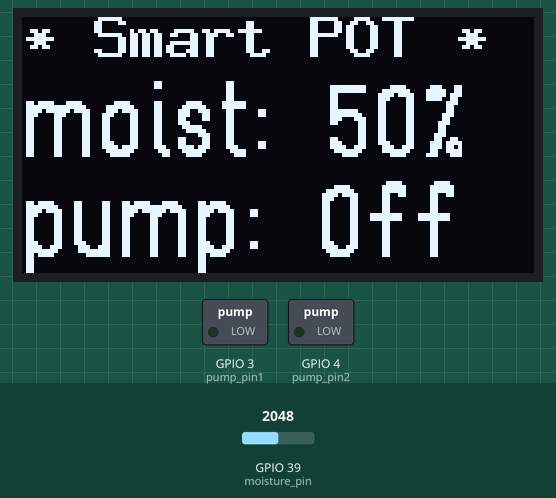
The sketch below on a simulated ESP32. Parts: 128×64 one-colour display, switched loads named in the sketch (green lamp = pin HIGH). Inputs (shaded band) come from the test bench; at power-on: GPIO 39 (moisture_pin) = 2048. What the sketch prints to the serial monitor is not drawn.

Above: at 1.3 s.
1.4 s: GPIO 39 (moisture_pin) set to 2864
At 2.4 s:
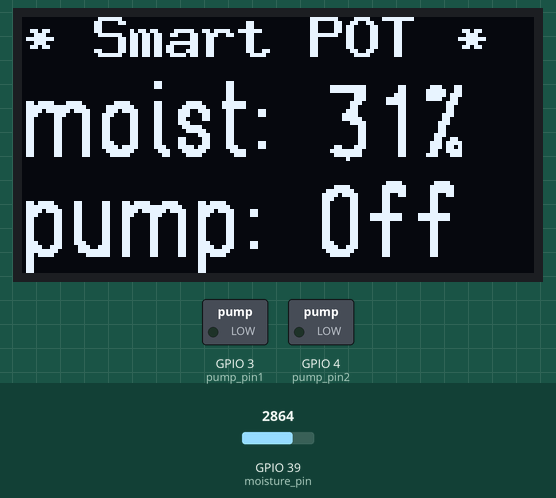
3.1 s: GPIO 39 (moisture_pin) set to 2943
At 4.1 s:
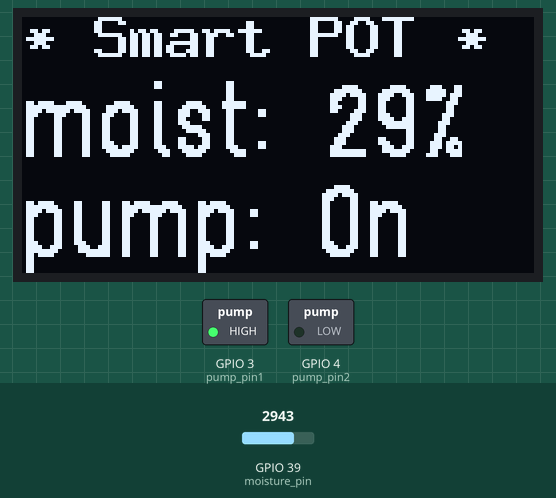
4.7 s: GPIO 39 (moisture_pin) set to 3603
At 5.7 s:
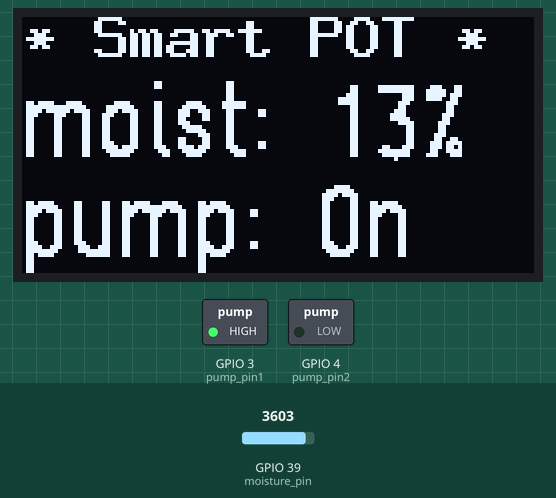
6.2 s: GPIO 39 (moisture_pin) set to 2866
At 7.4 s:
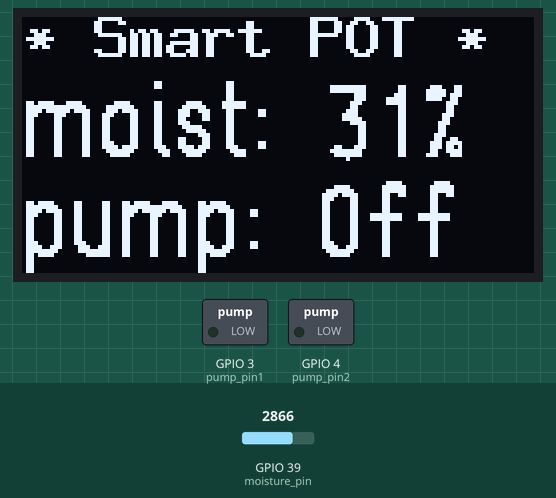
Timing chart, 0 to 8.8 s (numbered marks = the images above; inputs shaded):
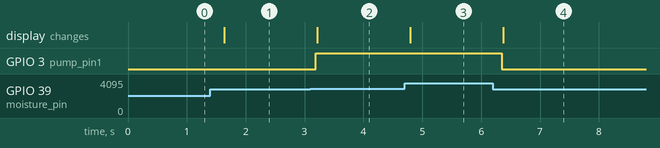

Measured:
- the behaviour switches between 2907 and 2908 on GPIO 39 (moisture_pin) (found by bisection; images 1 and 2)
- after the input at 1.4 s, the display: changes after 0.24 s (image 1)
- after the input at 3.1 s, GPIO 3 (pump_pin1): LOW → HIGH after 0.09 s; the display: changes after 0.12 s (image 2)
- after the input at 4.7 s, the display: changes after 0.10 s (image 3)
- after the input at 6.2 s, GPIO 3 (pump_pin1): HIGH → LOW after 0.15 s; the display: changes after 0.18 s (image 4)

The sketch:

SmartPot_Basic.ino
```cpp
// (licence header left out)
// OLED 제어를 위한 라이브러리 불러오기
#include "oled_u8g2.h"
OLED_U8G2 oled;

//-----------------------------------------------------------------------------------------
// ETBoard 핀번호 설정
//-----------------------------------------------------------------------------------------
#include "pins_arduino.h"                          // support arduino uno with ET-Upboard

const int moisture_pin = A3;                       // 토양 수분 측정 센서

const int pump_pin1 = D2;                          // 워터 펌프 작동 핀 (pump-L)
const int pump_pin2 = D3;                          // 워터 펌프 작동 핀 (pump-L)

const int moist_threshold = 30;                    // 토양 수분 임계치 (%)


//=========================================================================================
void setup()
//=========================================================================================
{
    Serial.begin(115200);                          // 시리얼통신 준비
    oled.setup();                                  // OLED 셋업

    pinMode(pump_pin1, OUTPUT);                    // 워터 펌프 출력 모드 설정
    pinMode(pump_pin2, OUTPUT);                    // 워터 펌프 출력 모드 설정

    pinMode(SDA, INPUT);                           // OLED 입력 모드 설정
    pinMode(SCL, INPUT);                           // OLED 입력 모드 설정
}


//=========================================================================================
void loop()
//=========================================================================================
{
    char pump_state[5] = "";                       // 워터 펌프 상태 초기화

    //-------------------------------------------------------------------------------------
    // 토양수분 센서로 토양 수분값 구하기
    //-------------------------------------------------------------------------------------
    int moisture_value = map(analogRead(moisture_pin), 0, 4095, 100, 0); // 토양수분 %변환

    Serial.print("토양 수분 센서값 : ");
    Serial.println(moisture_value);

    //-------------------------------------------------------------------------------------
    // 토양수분이 값에 따라 워터 펌프의 작동 제어하기
    //-------------------------------------------------------------------------------------
    if (moisture_value < moist_threshold) {        // 토양수분 값이 moist_threshold 미만이면
        digitalWrite(pump_pin1, HIGH);             // 워터펌프 작동
        digitalWrite(pump_pin2, LOW);
        strcpy(pump_state, "On");                  // 워터 펌프 상태 On
    }
    else {
        digitalWrite(pump_pin1, LOW);              // 워터 펌프 작동 멈춤
        digitalWrite(pump_pin2, LOW);
        strcpy(pump_state, "Off");                 // 워터 펌프 상태 Off
    }

    Serial.print("모터 상태 : ");
    Serial.println(pump_state);
    Serial.println("---------------------");

    //-------------------------------------------------------------------------------------
    // OLED 텍스트 표시
    //-------------------------------------------------------------------------------------
    char text1[32] = "moist: ";                    // text1 수분값 표시
    char value1[32];
    String str1 = String(moisture_value, DEC);
    str1.toCharArray(value1, 6);
    strcat(text1, value1);
    strcat(text1, "%");

    char text2[32] = "pump: ";                     // text2 워터펌프 상태 표시
    strcat(text2, pump_state);

    oled.setLine(1,"* Smart POT *");               // OLED 첫 번째 줄 : 시스템 이름
    oled.setLine(2, text1);                        // OLED 두 번째 줄 : 토양 수분 측정값
    oled.setLine(3, text2);                        // OLED 세 번째 줄 : 모터 작동 상태
    oled.display();

    delay(500);
}

//=========================================================================================
//
// (주)한국공학기술연구원 http://et.ketri.re.kr
//
//=========================================================================================
```

oled_u8g2.cpp
```cpp
/**********************************************************************************
 * Author : SCS
 * Date : 2018.09.30
 * Description : SSD1306 OLED Display
 * Reference: FontUsage.ino in u8g2 examples
 * Modified     : 2022.10.03 : SCS : support arduino uno with ET-Upboard
 **********************************************************************************/

#include "oled_u8g2.h"

#include <Arduino.h>

#include <U8g2lib.h>

#ifdef U8X8_HAVE_HW_SPI
#include <SPI.h>
#endif
#ifdef U8X8_HAVE_HW_I2C
#include <Wire.h>
#endif

// 2018.09.05 : SCS
// U8g2 Contructor (Frame Buffer)
#if defined(ARDUINO_AVR_UNO)
  // Slow
  U8G2_SSD1306_128X64_NONAME_F_SW_I2C u8g2(U8G2_R0, /* clock=*/ A0, /* data=*/ A1, /* reset=*/ U8X8_PIN_NONE);
#elif defined(ESP32)
  // Fast
  U8G2_SSD1306_128X64_NONAME_F_HW_I2C u8g2(U8G2_R0, /* reset=*/ U8X8_PIN_NONE);
#else
  #error "Unknown board"
#endif
// End of constructor

//=================================================================================
OLED_U8G2::OLED_U8G2()
//=================================================================================
{
	lineString[0] = "";
	lineString[1] = "";
	lineString[2] = "";
}

//=================================================================================
void OLED_U8G2::setup(void)
	//=================================================================================
{
  u8g2.begin();
  u8g2.clearBuffer();          // clear the internal memory
}

//=================================================================================
void OLED_U8G2::setLine(int line, char* buffer)
//=================================================================================
{
  if (line < 1 || line > 3) return;
  lineString[line - 1] = buffer;
}

//=================================================================================
void OLED_U8G2::display()
//=================================================================================
{
	// Clear
  u8g2.clearBuffer();          // clear the internal memory

  // First line
  u8g2.setFont(u8g2_font_9x15B_tf);

  u8g2.setCursor(0,10);
  u8g2.print(lineString[0]);

  // Second line
  u8g2.setFont(u8g2_font_logisoso18_tf );

  u8g2.setCursor(0,35);
  u8g2.print(lineString[1]);

  // Third line
  u8g2.setCursor(0,60);
  u8g2.print(lineString[2]);

  // Display
  u8g2.sendBuffer();					// transfer internal memory to the display
}

//=================================================================================
// End of Line
//=================================================================================
```

oled_u8g2.h
```cpp
/**********************************************************************************
 * Author : SCS
 * Date : 2018.09.30
 * Modified     : 2022.10.03 : SCS : support arduino uno with ET-Upboard
**********************************************************************************/

#ifndef OLED_U8G2_H
#define OLED_U8G2_H

#include <Arduino.h>

class OLED_U8G2{

private:
  char* lineString[3];

public:
	OLED_U8G2();
	void setup(void);
  void setLine(int line, char* buffer);
	void display();
};

#endif

//=================================================================================
// End of Line
//=================================================================================
```
